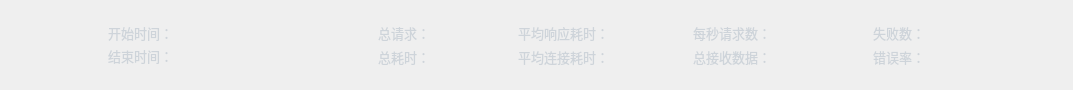
                  <widget class="QWidget" name="widget_6" native="true">
                   <property name="minimumSize">
                    <size>
                     <width>0</width>
                     <height>90</height>
                    </size>
                   </property>
                   <property name="maximumSize">
                    <size>
                     <width>16777215</width>
                     <height>90</height>
                    </size>
                   </property>
                   <layout class="QHBoxLayout" name="horizontalLayout_23">
                    <property name="spacing">
                     <number>0</number>
                    </property>
                    <property name="leftMargin">
                     <number>0</number>
                    </property>
                    <property name="topMargin">
                     <number>0</number>
                    </property>
                    <property name="rightMargin">
                     <number>0</number>
                    </property>
                    <property name="bottomMargin">
                     <number>0</number>
                    </property>
                    <item>
                     <widget class="QWidget" name="horizontalWidget" native="true">
                      <property name="maximumSize">
                       <size>
                        <width>16777215</width>
                        <height>16777215</height>
                       </size>
                      </property>
                      <layout class="QHBoxLayout" name="horizontalLayout_20" stretch="1,1,1,1,1,1,1,1,1,1,1,0">
                       <property name="spacing">
                        <number>0</number>
                       </property>
                       <item>
                        <widget class="QLabel" name="label">
                         <property name="minimumSize">
                          <size>
                           <width>70</width>
                           <height>70</height>
                          </size>
                         </property>
                         <property name="maximumSize">
                          <size>
                           <width>70</width>
                           <height>70</height>
                          </size>
                         </property>
                         <property name="styleSheet">
                          <string notr="true">image: url(:/lib/tongji2.svg);</string>
                         </property>
                         <property name="text">
                          <string/>
                         </property>
                        </widget>
                       </item>
                       <item>
                        <spacer name="horizontalSpacer_47">
                         <property name="orientation">
                          <enum>Qt::Horizontal</enum>
                         </property>
                         <property name="sizeType">
                          <enum>QSizePolicy::Fixed</enum>
                         </property>
                         <property name="sizeHint" stdset="0">
                          <size>
                           <width>20</width>
                           <height>20</height>
                          </size>
                         </property>
                        </spacer>
                       </item>
                       <item>
                        <widget class="QWidget" name="gridWidget" native="true">
                         <property name="minimumSize">
                          <size>
                           <width>250</width>
                           <height>0</height>
                          </size>
                         </property>
                         <property name="maximumSize">
                          <size>
                           <width>250</width>
                           <height>16777215</height>
                          </size>
                         </property>
                         <layout class="QGridLayout" name="gridLayout_4">
                          <property name="topMargin">
                           <number>15</number>
                          </property>
                          <property name="bottomMargin">
                           <number>17</number>
                          </property>
                          <item row="0" column="0">
                           <widget class="QLabel" name="label_startTime">
                            <property name="minimumSize">
                             <size>
                              <width>250</width>
                              <height>0</height>
                             </size>
                            </property>
                            <property name="maximumSize">
                             <size>
                              <width>250</width>
                              <height>16777215</height>
                             </size>
                            </property>
                            <property name="font">
                             <font>
                              <family>OPPOSans B</family>
                              <pointsize>10</pointsize>
                              <stylestrategy>PreferAntialias</stylestrategy>
                             </font>
                            </property>
                            <property name="styleSheet">
                             <string notr="true">color:#ced4da;</string>
                            </property>
                            <property name="text">
                             <string>开始时间：</string>
                            </property>
                           </widget>
                          </item>
                          <item row="1" column="0">
                           <widget class="QLabel" name="label_endTime">
                            <property name="minimumSize">
                             <size>
                              <width>250</width>
                              <height>0</height>
                             </size>
                            </property>
                            <property name="maximumSize">
                             <size>
                              <width>250</width>
                              <height>16777215</height>
                             </size>
                            </property>
                            <property name="font">
                             <font>
                              <family>OPPOSans B</family>
                              <pointsize>10</pointsize>
                              <stylestrategy>PreferAntialias</stylestrategy>
                             </font>
                            </property>
                            <property name="styleSheet">
                             <string notr="true">color:#ced4da;</string>
                            </property>
                            <property name="text">
                             <string>结束时间：</string>
                            </property>
                           </widget>
                          </item>
                         </layout>
                        </widget>
                       </item>
                       <item>
                        <widget class="QLabel" name="label_2">
                         <property name="minimumSize">
                          <size>
                           <width>20</width>
                           <height>70</height>
                          </size>
                         </property>
                         <property name="maximumSize">
                          <size>
                           <width>20</width>
                           <height>70</height>
                          </size>
                         </property>
                         <property name="styleSheet">
                          <string notr="true">image: url(:/lib/line1.svg);</string>
                         </property>
                         <property name="text">
                          <string/>
                         </property>
                        </widget>
                       </item>
                       <item>
                        <widget class="QWidget" name="gridWidget_2" native="true">
                         <property name="minimumSize">
                          <size>
                           <width>120</width>
                           <height>0</height>
                          </size>
                         </property>
                         <property name="maximumSize">
                          <size>
                           <width>120</width>
                           <height>16777215</height>
                          </size>
                         </property>
                         <layout class="QGridLayout" name="gridLayout_5">
                          <property name="topMargin">
                           <number>15</number>
                          </property>
                          <property name="bottomMargin">
                           <number>15</number>
                          </property>
                          <item row="0" column="0">
                           <widget class="QLabel" name="label_totalRequests_2">
                            <property name="minimumSize">
                             <size>
                              <width>120</width>
                              <height>0</height>
                             </size>
                            </property>
                            <property name="maximumSize">
                             <size>
                              <width>120</width>
                              <height>16777215</height>
                             </size>
                            </property>
                            <property name="font">
                             <font>
                              <family>OPPOSans B</family>
                              <pointsize>10</pointsize>
                             </font>
                            </property>
                            <property name="toolTip">
                             <string>总共发送送请求总数</string>
                            </property>
                            <property name="styleSheet">
                             <string notr="true">color:#ced4da;</string>
                            </property>
                            <property name="text">
                             <string>总请求：</string>
                            </property>
                            <property name="alignment">
                             <set>Qt::AlignLeading|Qt::AlignLeft|Qt::AlignVCenter</set>
                            </property>
                           </widget>
                          </item>
                          <item row="1" column="0">
                           <widget class="QLabel" name="label_totalTime_2">
                            <property name="minimumSize">
                             <size>
                              <width>120</width>
                              <height>0</height>
                             </size>
                            </property>
                            <property name="maximumSize">
                             <size>
                              <width>120</width>
                              <height>16777215</height>
                             </size>
                            </property>
                            <property name="font">
                             <font>
                              <family>OPPOSans B</family>
                              <pointsize>10</pointsize>
                             </font>
                            </property>
                            <property name="toolTip">
                             <string>压测任务执行时间</string>
                            </property>
                            <property name="styleSheet">
                             <string notr="true">color:#ced4da;</string>
                            </property>
                            <property name="text">
                             <string>总耗时：</string>
                            </property>
                            <property name="alignment">
                             <set>Qt::AlignLeading|Qt::AlignLeft|Qt::AlignVCenter</set>
                            </property>
                           </widget>
                          </item>
                         </layout>
                        </widget>
                       </item>
                       <item>
                        <widget class="QLabel" name="label_4">
                         <property name="minimumSize">
                          <size>
                           <width>20</width>
                           <height>70</height>
                          </size>
                         </property>
                         <property name="maximumSize">
                          <size>
                           <width>20</width>
                           <height>70</height>
                          </size>
                         </property>
                         <property name="styleSheet">
                          <string notr="true">image: url(:/lib/line1.svg);</string>
                         </property>
                         <property name="text">
                          <string/>
                         </property>
                        </widget>
                       </item>
                       <item>
                        <widget class="QWidget" name="gridWidget_3" native="true">
                         <property name="minimumSize">
                          <size>
                           <width>155</width>
                           <height>0</height>
                          </size>
                         </property>
                         <property name="maximumSize">
                          <size>
                           <width>155</width>
                           <height>16777215</height>
                          </size>
                         </property>
                         <layout class="QGridLayout" name="gridLayout_6">
                          <property name="topMargin">
                           <number>15</number>
                          </property>
                          <property name="bottomMargin">
                           <number>15</number>
                          </property>
                          <item row="1" column="0">
                           <widget class="QLabel" name="label_networkDelay_2">
                            <property name="minimumSize">
                             <size>
                              <width>155</width>
                              <height>0</height>
                             </size>
                            </property>
                            <property name="maximumSize">
                             <size>
                              <width>155</width>
                              <height>16777215</height>
                             </size>
                            </property>
                            <property name="font">
                             <font>
                              <family>OPPOSans B</family>
                              <pointsize>10</pointsize>
                             </font>
                            </property>
                            <property name="toolTip">
                             <string>创建连接平均耗时，减去该值，尽可能模拟并发场景</string>
                            </property>
                            <property name="styleSheet">
                             <string notr="true">color:#ced4da;</string>
                            </property>
                            <property name="text">
                             <string>平均连接耗时：</string>
                            </property>
                            <property name="alignment">
                             <set>Qt::AlignLeading|Qt::AlignLeft|Qt::AlignVCenter</set>
                            </property>
                           </widget>
                          </item>
                          <item row="0" column="0">
                           <widget class="QLabel" name="label_averageRespond_2">
                            <property name="minimumSize">
                             <size>
                              <width>155</width>
                              <height>0</height>
                             </size>
                            </property>
                            <property name="maximumSize">
                             <size>
                              <width>155</width>
                              <height>16777215</height>
                             </size>
                            </property>
                            <property name="font">
                             <font>
                              <family>OPPOSans B</family>
                              <pointsize>10</pointsize>
                             </font>
                            </property>
                            <property name="toolTip">
                             <string>平均响应时间</string>
                            </property>
                            <property name="styleSheet">
                             <string notr="true">color:#ced4da;</string>
                            </property>
                            <property name="text">
                             <string>平均响应耗时：</string>
                            </property>
                            <property name="alignment">
                             <set>Qt::AlignLeading|Qt::AlignLeft|Qt::AlignVCenter</set>
                            </property>
                           </widget>
                          </item>
                         </layout>
                        </widget>
                       </item>
                       <item>
                        <widget class="QLabel" name="label_6">
                         <property name="minimumSize">
                          <size>
                           <width>20</width>
                           <height>70</height>
                          </size>
                         </property>
                         <property name="maximumSize">
                          <size>
                           <width>20</width>
                           <height>70</height>
                          </size>
                         </property>
                         <property name="styleSheet">
                          <string notr="true">image: url(:/lib/line1.svg);</string>
                         </property>
                         <property name="text">
                          <string/>
                         </property>
                        </widget>
                       </item>
                       <item>
                        <widget class="QWidget" name="gridWidget_4" native="true">
                         <property name="minimumSize">
                          <size>
                           <width>160</width>
                           <height>0</height>
                          </size>
                         </property>
                         <property name="maximumSize">
                          <size>
                           <width>160</width>
                           <height>16777215</height>
                          </size>
                         </property>
                         <layout class="QGridLayout" name="gridLayout_7">
                          <property name="topMargin">
                           <number>15</number>
                          </property>
                          <property name="bottomMargin">
                           <number>15</number>
                          </property>
                          <item row="1" column="0">
                           <widget class="QLabel" name="label_allData_2">
                            <property name="minimumSize">
                             <size>
                              <width>160</width>
                              <height>0</height>
                             </size>
                            </property>
                            <property name="maximumSize">
                             <size>
                              <width>1160</width>
                              <height>16777215</height>
                             </size>
                            </property>
                            <property name="font">
                             <font>
                              <family>OPPOSans B</family>
                              <pointsize>10</pointsize>
                             </font>
                            </property>
                            <property name="toolTip">
                             <string>总结接收到数据总字节数</string>
                            </property>
                            <property name="styleSheet">
                             <string notr="true">color:#ced4da;</string>
                            </property>
                            <property name="text">
                             <string>总接收数据：</string>
                            </property>
                            <property name="alignment">
                             <set>Qt::AlignLeading|Qt::AlignLeft|Qt::AlignVCenter</set>
                            </property>
                           </widget>
                          </item>
                          <item row="0" column="0">
                           <widget class="QLabel" name="label_requestsPerSecond_2">
                            <property name="minimumSize">
                             <size>
                              <width>160</width>
                              <height>0</height>
                             </size>
                            </property>
                            <property name="maximumSize">
                             <size>
                              <width>1160</width>
                              <height>16777215</height>
                             </size>
                            </property>
                            <property name="font">
                             <font>
                              <family>OPPOSans B</family>
                              <pointsize>10</pointsize>
                             </font>
                            </property>
                            <property name="toolTip">
                             <string>每秒平均请求数量</string>
                            </property>
                            <property name="styleSheet">
                             <string notr="true">color:#ced4da;</string>
                            </property>
                            <property name="text">
                             <string>每秒请求数：</string>
                            </property>
                            <property name="alignment">
                             <set>Qt::AlignLeading|Qt::AlignLeft|Qt::AlignVCenter</set>
                            </property>
                           </widget>
                          </item>
                         </layout>
                        </widget>
                       </item>
                       <item>
                        <widget class="QLabel" name="label_7">
                         <property name="minimumSize">
                          <size>
                           <width>20</width>
                           <height>70</height>
                          </size>
                         </property>
                         <property name="maximumSize">
                          <size>
                           <width>20</width>
                           <height>70</height>
                          </size>
                         </property>
                         <property name="styleSheet">
                          <string notr="true">image: url(:/lib/line1.svg);</string>
                         </property>
                         <property name="text">
                          <string/>
                         </property>
                        </widget>
                       </item>
                       <item>
                        <widget class="QWidget" name="gridWidget_5" native="true">
                         <property name="minimumSize">
                          <size>
                           <width>160</width>
                           <height>0</height>
                          </size>
                         </property>
                         <property name="maximumSize">
                          <size>
                           <width>160</width>
                           <height>16777215</height>
                          </size>
                         </property>
                         <layout class="QGridLayout" name="gridLayout_8">
                          <property name="topMargin">
                           <number>15</number>
                          </property>
                          <property name="bottomMargin">
                           <number>15</number>
                          </property>
                          <item row="1" column="0">
                           <widget class="QLabel" name="label_errorRate_2">
                            <property name="minimumSize">
                             <size>
                              <width>160</width>
                              <height>0</height>
                             </size>
                            </property>
                            <property name="maximumSize">
                             <size>
                              <width>1160</width>
                              <height>16777215</height>
                             </size>
                            </property>
                            <property name="font">
                             <font>
                              <family>OPPOSans B</family>
                              <pointsize>10</pointsize>
                             </font>
                            </property>
                            <property name="toolTip">
                             <string>总结接收到数据总字节数</string>
                            </property>
                            <property name="styleSheet">
                             <string notr="true">color:#ced4da;</string>
                            </property>
                            <property name="text">
                             <string>错误率：</string>
                            </property>
                            <property name="alignment">
                             <set>Qt::AlignLeading|Qt::AlignLeft|Qt::AlignVCenter</set>
                            </property>
                           </widget>
                          </item>
                          <item row="0" column="0">
                           <widget class="QLabel" name="label_fail_2">
                            <property name="minimumSize">
                             <size>
                              <width>160</width>
                              <height>0</height>
                             </size>
                            </property>
                            <property name="maximumSize">
                             <size>
                              <width>1160</width>
                              <height>16777215</height>
                             </size>
                            </property>
                            <property name="font">
                             <font>
                              <family>OPPOSans B</family>
                              <pointsize>10</pointsize>
                             </font>
                            </property>
                            <property name="toolTip">
                             <string>每秒平均请求数量</string>
                            </property>
                            <property name="styleSheet">
                             <string notr="true">color:#ced4da;</string>
                            </property>
                            <property name="text">
                             <string>失败数：</string>
                            </property>
                            <property name="alignment">
                             <set>Qt::AlignLeading|Qt::AlignLeft|Qt::AlignVCenter</set>
                            </property>
                           </widget>
                          </item>
                         </layout>
                        </widget>
                       </item>
                       <item>
                        <spacer name="horizontalSpacer_4">
                         <property name="orientation">
                          <enum>Qt::Horizontal</enum>
                         </property>
                         <property name="sizeHint" stdset="0">
                          <size>
                           <width>40</width>
                           <height>20</height>
                          </size>
                         </property>
                        </spacer>
                       </item>
                      </layout>
                     </widget>
                    </item>
                   </layout>
                  </widget>
